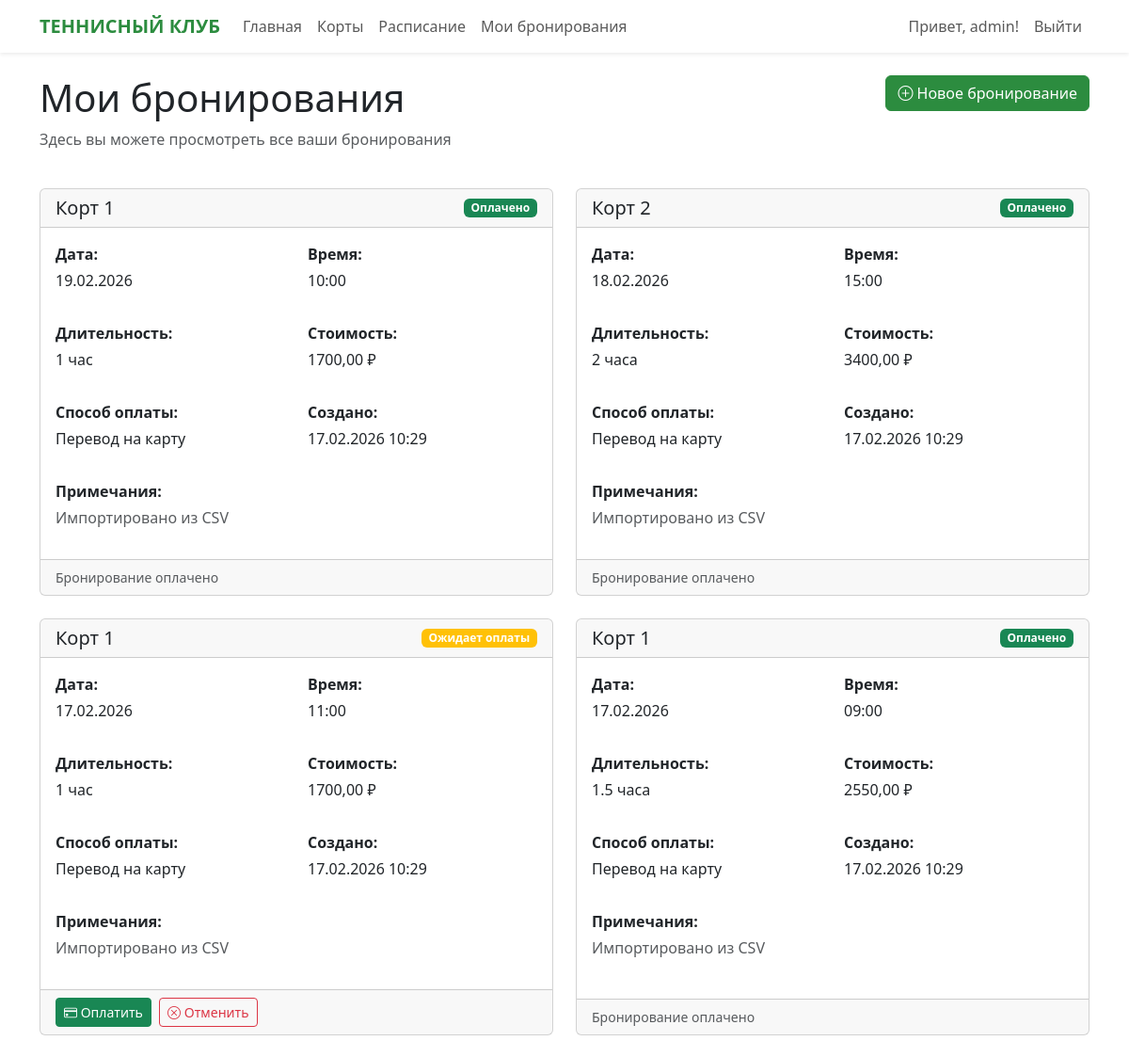
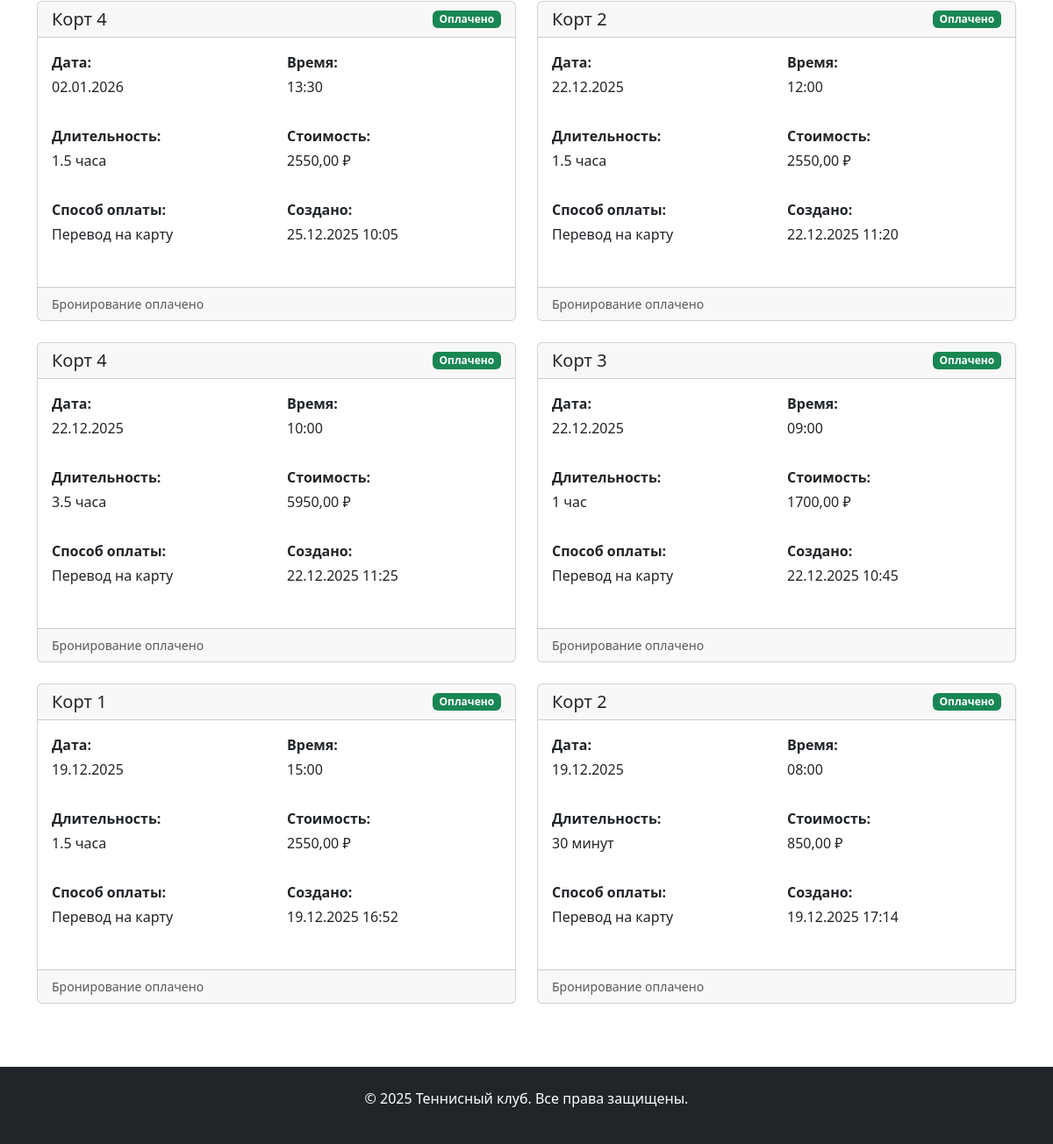
Screenshot of /booking/my-bookings/ (signed in) with the database file from the repository (2 pictures, top to bottom).
### users/models.py (models this page shows, shortened)
class CustomUser(AbstractUser):
    phone = models.CharField(max_length=20, verbose_name='Телефон', blank=True)
    address = models.TextField(verbose_name='Адрес', blank=True)
    birth_date = models.DateField(verbose_name='Дата рождения', null=True, blank=True)
    created_at = models.DateTimeField(auto_now_add=True, verbose_name='Дата регистрации')
    updated_at = models.DateTimeField(auto_now=True, verbose_name='Дата обновления')
    class Meta:
        verbose_name = 'Пользователь'
        verbose_name_plural = 'Пользователи'

### booking/models.py (models this page shows, shortened)
class Booking(models.Model):
    PAYMENT_STATUS_CHOICES = [
        ('pending', 'Ожидает оплаты'),
        ('paid', 'Оплачено'),
        ('cancelled', 'Отменено'),
    ]
    PAYMENT_METHOD_CHOICES = [
        ('card_transfer', 'Перевод на карту'),
        ('online', 'Онлайн оплата'),
    ]
    user = models.ForeignKey(
        settings.AUTH_USER_MODEL, on_delete=models.CASCADE, verbose_name='Пользователь')
    court = models.ForeignKey(
        Court, on_delete=models.CASCADE, verbose_name='Корт')
    date = models.DateField(verbose_name='Дата')
    start_time = models.TimeField(verbose_name='Время начала')
    duration = models.DecimalField(
        max_digits=4, decimal_places=1, verbose_name='Длительность (часов)', default=Decimal('1.0'))
    total_price = models.DecimalField(
        max_digits=10, decimal_places=2, verbose_name='Общая стоимость (₽)')
    payment_status = models.CharField(
        max_length=20, choices=PAYMENT_STATUS_CHOICES, default='pending', verbose_name='Статус оплаты')
    payment_method = models.CharField(
        max_length=50, choices=PAYMENT_METHOD_CHOICES, default='card_transfer', verbose_name='Способ оплаты')
    created_at = models.DateTimeField(
        auto_now_add=True, verbose_name='Дата создания')
    notes = models.TextField(verbose_name='Примечания', blank=True)
    class Meta:
        verbose_name = 'Бронирование'
        verbose_name_plural = 'Бронирования'
        ordering = ['date', 'start_time']

class Court(models.Model):
    COURT_TYPES = [
        ('hard', 'Хард'),
        ('clay', 'Грунт'),
        ('grass', 'Трава'),
    ]
    COURT_LOCATION = [
        ('indoor', 'Крытый'),
        ('outdoor', 'Уличный'),
    ]
    number = models.IntegerField(verbose_name='Номер корта', unique=True)
    name = models.CharField(max_length=100, verbose_name='Название корта')
    court_type = models.CharField(
        max_length=20, choices=COURT_TYPES, verbose_name='Тип покрытия')
    location = models.CharField(
        max_length=20, choices=COURT_LOCATION, verbose_name='Расположение')
    price_weekday = models.DecimalField(
        max_digits=10, decimal_places=2, verbose_name='Цена в будни (₽/час)')
    price_weekend = models.DecimalField(
        max_digits=10, decimal_places=2, verbose_name='Цена в выходные (₽/час)')
    description = models.TextField(verbose_name='Описание', blank=True)
    is_active = models.BooleanField(
        default=True, verbose_name='Работает (сезон)')
    is_indoor = models.BooleanField(default=False, verbose_name='Крытый')
    class Meta:
        verbose_name = 'Корт'
        verbose_name_plural = 'Корты'
        ordering = ['number']

### booking/views.py (the view)
# urls.py: path('my-bookings/', views.my_bookings, name='my_bookings'),
@login_required
def my_bookings(request):
    bookings = Booking.objects.filter(
        user=request.user).order_by('-date', '-start_time')
    context = {
        'bookings': bookings,
    }
    return render(request, 'booking/my_bookings.html', context)

### booking/templates/booking/my_bookings.html (shortened to what this page needs)
{% extends 'base.html' %}
{% block content %}
<div class="row mb-4">
    <div class="col">
        <h1>Мои бронирования</h1>
        <p class="text-muted">Здесь вы можете просмотреть все ваши бронирования</p>
    </div>
    <div class="col-auto">
        <a href="{% url 'schedule' %}" class="btn btn-primary">
            <i class="bi bi-plus-circle"></i> Новое бронирование
        </a>
    </div>
</div>
{% if bookings %}
<div class="row">
    {% for booking in bookings %}
    <div class="col-md-6 mb-4">
        <div class="card h-100">
            <div class="card-header d-flex justify-content-between align-items-center">
                <h5 class="card-title mb-0">Корт {{ booking.court.number }}</h5>
                <span class="badge
                    {% if booking.payment_status == 'paid' %}bg-success
                    {% elif booking.payment_status == 'pending' %}bg-warning
                    {% elif booking.payment_status == 'cancelled' %}bg-danger
                    {% else %}bg-secondary{% endif %}">
                    {{ booking.get_payment_status_display }}
                </span>
            </div>
            <div class="card-body">
                <div class="row mb-3">
                    <div class="col-6">
                        <p class="mb-1"><strong>Дата:</strong></p>
                        <p>{{ booking.date|date:"d.m.Y" }}</p>
                    </div>
                    <div class="col-6">
                        <p class="mb-1"><strong>Время:</strong></p>
                        <p>{{ booking.start_time|time:"H:i" }}</p>
                    </div>
                </div>
                <div class="row mb-3">
                    <div class="col-6">
                        <p class="mb-1"><strong>Длительность:</strong></p>
                        <p>
                            {% if booking.duration == 0.5 %}30 минут
                            {% elif booking.duration == 1 %}1 час
                            {% elif booking.duration == 1.5 %}1.5 часа
                            {% elif booking.duration == 2 %}2 часа
                            {% elif booking.duration == 2.5 %}2.5 часа
                            {% elif booking.duration == 3 %}3 часа
                            {% elif booking.duration == 3.5 %}3.5 часа
                            {% elif booking.duration == 4 %}4 часа
                            {% else %}{{ booking.duration }} часов{% endif %}
                        </p>
                    </div>
                    <div class="col-6">
                        <p class="mb-1"><strong>Стоимость:</strong></p>
                        <p>{{ booking.total_price }} ₽</p>
                    </div>
                </div>
                <div class="row mb-3">
                    <div class="col-6">
                        <p class="mb-1"><strong>Способ оплаты:</strong></p>
                        <p>{{ booking.get_payment_method_display }}</p>
                    </div>
                    <div class="col-6">
                        <p class="mb-1"><strong>Создано:</strong></p>
                        <p>{{ booking.created_at|date:"d.m.Y H:i" }}</p>
                    </div>
                </div>
                {% if booking.notes %}
                <p class="mb-1"><strong>Примечания:</strong></p>
                <p class="text-muted">{{ booking.notes }}</p>
                {% endif %}
            </div>
            <div class="card-footer">
                <div class="d-flex justify-content-between">
                    {% if booking.payment_status == 'pending' %}
                    <div>
                        <a href="{% url 'payment:process_payment' booking.id %}" class="btn btn-sm btn-success">
                            <i class="bi bi-credit-card"></i> Оплатить
                        </a>
                        <form method="post" action="{% url 'cancel_booking' booking.id %}" class="d-inline">
                            <button type="submit" class="btn btn-sm btn-outline-danger ms-1"
                                    onclick="return confirm('Вы уверены, что хотите отменить это бронирование?')">
                                <i class="bi bi-x-circle"></i> Отменить
                            </button>
                        </form>
                    </div>
                    {% else %}
                    <small class="text-muted">Бронирование {{ booking.get_payment_status_display|lower }}</small>
                    {% endif %}
                </div>
            </div>
        </div>
    </div>
    {% endfor %}
</div>
{% endif %}
{% endblock %}

### booking/templates/base.html (shortened to what this page needs)
<!DOCTYPE html>
<html lang="ru">
<head>
    <link href="https://cdn.jsdelivr.net/npm/bootstrap@5.3.0/dist/css/bootstrap.min.css" rel="stylesheet">
    <link rel="stylesheet" href="https://cdn.jsdelivr.net/npm/bootstrap-icons@1.10.0/font/bootstrap-icons.css">
</head>
<body>
    <nav class="navbar navbar-expand-lg navbar-light bg-white shadow-sm">
        <div class="container">
            <a class="navbar-brand" href="{% url 'home' %}">
                 ТЕННИСНЫЙ КЛУБ
            </a>
            <div class="collapse navbar-collapse" id="navbarNav">
                <ul class="navbar-nav me-auto">
                    <li class="nav-item">
                        <a class="nav-link {% if request.path == '/' %}active{% endif %}"
                            href="{% url 'home' %}">Главная</a>
                    </li>
                    <li class="nav-item">
                        <a class="nav-link" href="{% url 'courts_list' %}">Корты</a>
                    </li>
                    <li class="nav-item">
                        <a class="nav-link" href="{% url 'schedule' %}">Расписание</a>
                    </li>
                    {% if user.is_authenticated %}
                    <li class="nav-item">
                        <a class="nav-link" href="{% url 'my_bookings' %}">Мои бронирования</a>
                    </li>
                    {% endif %}
                </ul>
                <div class="navbar-nav">
                    {% if user.is_authenticated %}
                    <span class="nav-item nav-link">Привет, {{ user.first_name|default:user.username }}!</span>
                    <form method="post" action="{% url 'logout' %}" class="nav-item">
                        <button type="submit" class="btn btn-link nav-link"
                            style="border: none; background: none; cursor: pointer;">
                            Выйти
                        </button>
                    </form>
                    {% else %}
                    <a class="nav-item nav-link" href="{% url 'login' %}">Войти</a>
                    <a class="btn btn-primary ms-2" href="{% url 'register' %}">Регистрация</a>
                    {% endif %}
                </div>
            </div>
        </div>
    </nav>
    <main class="container mt-4 mb-5">
        {% block content %}{% endblock %}
    </main>
    <footer class="py-4 bg-dark text-white">
        <div class="container text-center">
            <p>&copy; 2025 Теннисный клуб. Все права защищены.</p>
        </div>
    </footer>
</body>
</html>

### booking/templates/base.html (style rules this page uses)
:root { --primary-color: #2c8c3f; }
.navbar-brand { font-weight: 700; color: var(--primary-color) !important; }
.btn-primary { background-color: var(--primary-color); border-color: var(--primary-color); }

### rows the page displays
CustomUser: first_name "admin"
Booking: court.number "1", payment_status "Оплачено", date "19.02.2026", start_time "10:00", duration "1 час", total_price "1700,00", payment_method "Перевод на карту", created_at "17.02.2026 10:29", notes "Импортировано из CSV", payment_status "оплачено"
Booking: court.number "2", payment_status "Оплачено", date "18.02.2026", start_time "15:00", duration "2 часа", total_price "3400,00", payment_method "Перевод на карту", created_at "17.02.2026 10:29", notes "Импортировано из CSV", payment_status "оплачено"
Booking: court.number "1", payment_status "Ожидает оплаты", date "17.02.2026", start_time "11:00", duration "1 час", total_price "1700,00", payment_method "Перевод на карту", created_at "17.02.2026 10:29", notes "Импортировано из CSV", shows "Оплатить"
Booking: court.number "1", payment_status "Оплачено", date "17.02.2026", start_time "09:00", duration "1.5 часа", total_price "2550,00", payment_method "Перевод на карту", created_at "17.02.2026 10:29", notes "Импортировано из CSV", payment_status "оплачено"
Booking: court.number "4", payment_status "Оплачено", date "02.01.2026", start_time "13:30", duration "1.5 часа", total_price "2550,00", payment_method "Перевод на карту", created_at "25.12.2025 10:05", payment_status "оплачено"
Booking: court.number "2", payment_status "Оплачено", date "22.12.2025", start_time "12:00", duration "1.5 часа", total_price "2550,00", payment_method "Перевод на карту", created_at "22.12.2025 11:20", payment_status "оплачено"
Booking: court.number "4", payment_status "Оплачено", date "22.12.2025", start_time "10:00", duration "3.5 часа", total_price "5950,00", payment_method "Перевод на карту", created_at "22.12.2025 11:25", payment_status "оплачено"
Booking: court.number "3", payment_status "Оплачено", date "22.12.2025", start_time "09:00", duration "1 час", total_price "1700,00", payment_method "Перевод на карту", created_at "22.12.2025 10:45", payment_status "оплачено"
Booking: court.number "1", payment_status "Оплачено", date "19.12.2025", start_time "15:00", duration "1.5 часа", total_price "2550,00", payment_method "Перевод на карту", created_at "19.12.2025 16:52", payment_status "оплачено"
Booking: court.number "2", payment_status "Оплачено", date "19.12.2025", start_time "08:00", duration "30 минут", total_price "850,00", payment_method "Перевод на карту", created_at "19.12.2025 17:14", payment_status "оплачено"
